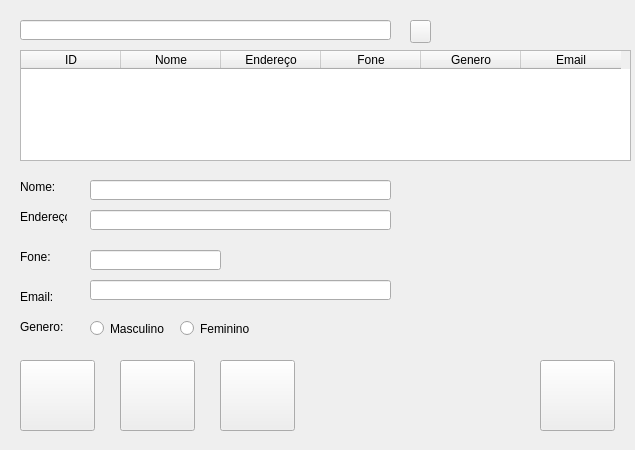
<?xml version="1.0" encoding="UTF-8"?>
<ui version="4.0">
 <class>Form</class>
 <widget class="QWidget" name="Form">
  <property name="geometry">
   <rect>
    <x>0</x>
    <y>0</y>
    <width>635</width>
    <height>450</height>
   </rect>
  </property>
  <property name="windowTitle">
   <string>Form</string>
  </property>
  <widget class="QLineEdit" name="txt_pesqCli">
   <property name="geometry">
    <rect>
     <x>20</x>
     <y>20</y>
     <width>371</width>
     <height>20</height>
    </rect>
   </property>
  </widget>
  <widget class="QPushButton" name="bt_pesquisar">
   <property name="geometry">
    <rect>
     <x>410</x>
     <y>20</y>
     <width>21</width>
     <height>23</height>
    </rect>
   </property>
   <property name="styleSheet">
    <string notr="true">background-image: url(:/icon_pesCli/icon/pesquisar.png);
background-repeat: no-repeat;
background-position: center;</string>
   </property>
   <property name="text">
    <string/>
   </property>
  </widget>
  <widget class="QTableWidget" name="tabel_cliente">
   <property name="geometry">
    <rect>
     <x>20</x>
     <y>50</y>
     <width>611</width>
     <height>111</height>
    </rect>
   </property>
   <column>
    <property name="text">
     <string>ID</string>
    </property>
   </column>
   <column>
    <property name="text">
     <string>Nome</string>
    </property>
   </column>
   <column>
    <property name="text">
     <string>Endereço</string>
    </property>
   </column>
   <column>
    <property name="text">
     <string>Fone</string>
    </property>
   </column>
   <column>
    <property name="text">
     <string>Genero</string>
    </property>
   </column>
   <column>
    <property name="text">
     <string>Email</string>
    </property>
   </column>
  </widget>
  <widget class="QLabel" name="label">
   <property name="geometry">
    <rect>
     <x>20</x>
     <y>180</y>
     <width>47</width>
     <height>13</height>
    </rect>
   </property>
   <property name="text">
    <string>Nome:</string>
   </property>
  </widget>
  <widget class="QLabel" name="label_2">
   <property name="geometry">
    <rect>
     <x>20</x>
     <y>210</y>
     <width>47</width>
     <height>13</height>
    </rect>
   </property>
   <property name="text">
    <string>Endereço:</string>
   </property>
  </widget>
  <widget class="QLabel" name="label_3">
   <property name="geometry">
    <rect>
     <x>20</x>
     <y>250</y>
     <width>47</width>
     <height>13</height>
    </rect>
   </property>
   <property name="text">
    <string>Fone:</string>
   </property>
  </widget>
  <widget class="QLabel" name="label_4">
   <property name="geometry">
    <rect>
     <x>20</x>
     <y>290</y>
     <width>47</width>
     <height>13</height>
    </rect>
   </property>
   <property name="text">
    <string>Email:</string>
   </property>
  </widget>
  <widget class="QLineEdit" name="txt_nomeCli">
   <property name="geometry">
    <rect>
     <x>90</x>
     <y>180</y>
     <width>301</width>
     <height>20</height>
    </rect>
   </property>
  </widget>
  <widget class="QLineEdit" name="txt_enderecoCli">
   <property name="geometry">
    <rect>
     <x>90</x>
     <y>210</y>
     <width>301</width>
     <height>20</height>
    </rect>
   </property>
  </widget>
  <widget class="QLineEdit" name="txt_foneCli">
   <property name="geometry">
    <rect>
     <x>90</x>
     <y>250</y>
     <width>131</width>
     <height>20</height>
    </rect>
   </property>
  </widget>
  <widget class="QLineEdit" name="txt_emailCli">
   <property name="geometry">
    <rect>
     <x>90</x>
     <y>280</y>
     <width>301</width>
     <height>20</height>
    </rect>
   </property>
  </widget>
  <widget class="QRadioButton" name="rd_feminino">
   <property name="geometry">
    <rect>
     <x>180</x>
     <y>320</y>
     <width>82</width>
     <height>17</height>
    </rect>
   </property>
   <property name="text">
    <string>Feminino</string>
   </property>
  </widget>
  <widget class="QRadioButton" name="rd_masculino">
   <property name="geometry">
    <rect>
     <x>90</x>
     <y>320</y>
     <width>82</width>
     <height>17</height>
    </rect>
   </property>
   <property name="text">
    <string>Masculino</string>
   </property>
  </widget>
  <widget class="QLabel" name="label_5">
   <property name="geometry">
    <rect>
     <x>20</x>
     <y>320</y>
     <width>47</width>
     <height>13</height>
    </rect>
   </property>
   <property name="text">
    <string>Genero:</string>
   </property>
  </widget>
  <widget class="QPushButton" name="bt_addCli">
   <property name="geometry">
    <rect>
     <x>20</x>
     <y>360</y>
     <width>75</width>
     <height>71</height>
    </rect>
   </property>
   <property name="styleSheet">
    <string notr="true">background-image: url(:/icon_addCli/icon/adicionar.png);
background-repeat: no-repeat;
background-position: center;</string>
   </property>
   <property name="text">
    <string/>
   </property>
  </widget>
  <widget class="QPushButton" name="bt_altCli">
   <property name="geometry">
    <rect>
     <x>120</x>
     <y>360</y>
     <width>75</width>
     <height>71</height>
    </rect>
   </property>
   <property name="styleSheet">
    <string notr="true">background-image: url(:/icon_altCli/icon/alterar.png);
background-repeat: no-repeat;
background-position: center;</string>
   </property>
   <property name="text">
    <string/>
   </property>
  </widget>
  <widget class="QPushButton" name="bt_delCli">
   <property name="geometry">
    <rect>
     <x>220</x>
     <y>360</y>
     <width>75</width>
     <height>71</height>
    </rect>
   </property>
   <property name="styleSheet">
    <string notr="true">background-image: url(:/icon_delCli/icon/excluir.png);
background-repeat: no-repeat;
background-position: center;</string>
   </property>
   <property name="text">
    <string/>
   </property>
  </widget>
  <widget class="QPushButton" name="bt_retornar">
   <property name="geometry">
    <rect>
     <x>540</x>
     <y>360</y>
     <width>75</width>
     <height>71</height>
    </rect>
   </property>
   <property name="styleSheet">
    <string notr="true">background-image: url(:/icon_retornar/icon/retornar.png);
background-repeat: no-repeat;
background-position: center;</string>
   </property>
   <property name="text">
    <string/>
   </property>
  </widget>
 </widget>
 <resources>
  <include location="icon_pesCli.qrc"/>
  <include location="icon_retornar.qrc"/>
  <include location="icon_delCi.qrc"/>
  <include location="icon_altCli.qrc"/>
  <include location="icon_addCli.qrc"/>
 </resources>
 <connections/>
</ui>
